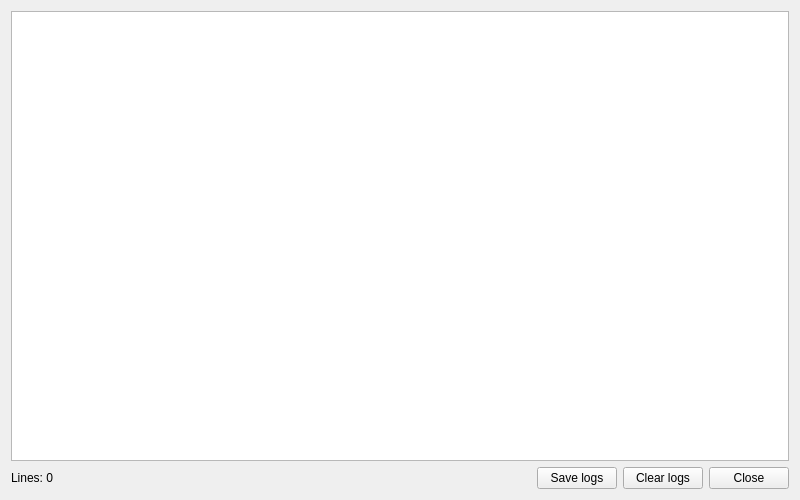
<?xml version="1.0" encoding="UTF-8"?>
<ui version="4.0">
 <class>LoggerDialog</class>
 <widget class="QDialog" name="LoggerDialog">
  <property name="geometry">
   <rect>
    <x>0</x>
    <y>0</y>
    <width>800</width>
    <height>500</height>
   </rect>
  </property>
  <property name="minimumSize">
   <size>
    <width>800</width>
    <height>500</height>
   </size>
  </property>
  <property name="focusPolicy">
   <enum>Qt::FocusPolicy::ClickFocus</enum>
  </property>
  <property name="windowTitle">
   <string>Logs</string>
  </property>
  <layout class="QGridLayout" name="gridLayout">
   <item row="1" column="1">
    <spacer name="horizontalSpacer">
     <property name="orientation">
      <enum>Qt::Orientation::Horizontal</enum>
     </property>
     <property name="sizeHint" stdset="0">
      <size>
       <width>40</width>
       <height>20</height>
      </size>
     </property>
    </spacer>
   </item>
   <item row="1" column="3">
    <widget class="QPushButton" name="pushButtonClearLogs">
     <property name="focusPolicy">
      <enum>Qt::FocusPolicy::NoFocus</enum>
     </property>
     <property name="statusTip">
      <string>Clear all logs</string>
     </property>
     <property name="text">
      <string>Clear logs</string>
     </property>
    </widget>
   </item>
   <item row="1" column="0">
    <widget class="QLabel" name="labelLogStatus">
     <property name="sizePolicy">
      <sizepolicy hsizetype="Preferred" vsizetype="Maximum">
       <horstretch>0</horstretch>
       <verstretch>0</verstretch>
      </sizepolicy>
     </property>
     <property name="text">
      <string>Lines: 0</string>
     </property>
    </widget>
   </item>
   <item row="1" column="2">
    <widget class="QPushButton" name="pushButtonSaveLogs">
     <property name="focusPolicy">
      <enum>Qt::FocusPolicy::NoFocus</enum>
     </property>
     <property name="statusTip">
      <string>Save the log to file</string>
     </property>
     <property name="text">
      <string>Save logs</string>
     </property>
    </widget>
   </item>
   <item row="1" column="4">
    <widget class="QPushButton" name="pushButtonClose">
     <property name="focusPolicy">
      <enum>Qt::FocusPolicy::NoFocus</enum>
     </property>
     <property name="statusTip">
      <string>Close the dialog</string>
     </property>
     <property name="text">
      <string>Close</string>
     </property>
    </widget>
   </item>
   <item row="0" column="0" colspan="5">
    <widget class="QPlainTextEdit" name="plainTextEditLogs">
     <property name="focusPolicy">
      <enum>Qt::FocusPolicy::NoFocus</enum>
     </property>
     <property name="undoRedoEnabled">
      <bool>false</bool>
     </property>
     <property name="readOnly">
      <bool>true</bool>
     </property>
    </widget>
   </item>
  </layout>
 </widget>
 <resources/>
 <connections/>
</ui>
